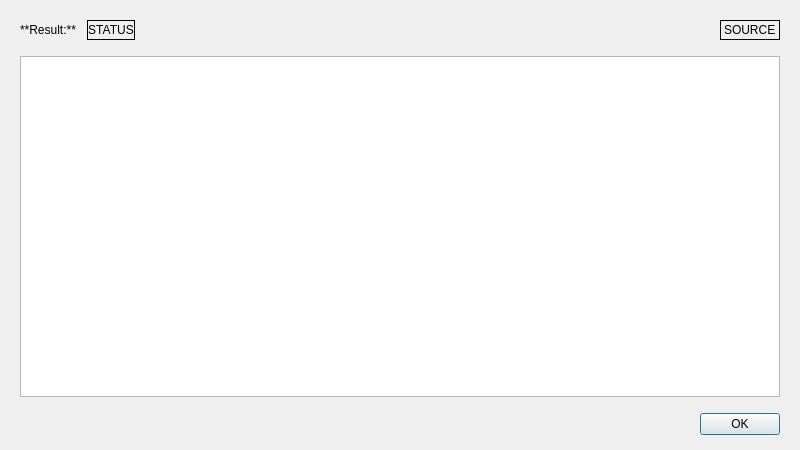
<?xml version="1.0" encoding="UTF-8"?>
<ui version="4.0">
 <class>Dialog</class>
 <widget class="QDialog" name="Dialog">
  <property name="geometry">
   <rect>
    <x>0</x>
    <y>0</y>
    <width>800</width>
    <height>450</height>
   </rect>
  </property>
  <property name="windowTitle">
   <string>Self-Test Result</string>
  </property>
  <layout class="QVBoxLayout" name="verticalLayout_1">
   <property name="leftMargin">
    <number>20</number>
   </property>
   <property name="topMargin">
    <number>20</number>
   </property>
   <property name="rightMargin">
    <number>20</number>
   </property>
   <property name="bottomMargin">
    <number>15</number>
   </property>
   <item>
    <layout class="QHBoxLayout" name="resultBox">
     <property name="bottomMargin">
      <number>0</number>
     </property>
     <item>
      <widget class="QLabel" name="resultLabel">
       <property name="text">
        <string>**Result:**</string>
       </property>
       <property name="textFormat">
        <enum>Qt::TextFormat::MarkdownText</enum>
       </property>
      </widget>
     </item>
     <item>
      <spacer name="horizontalSpacer_1">
       <property name="orientation">
        <enum>Qt::Orientation::Horizontal</enum>
       </property>
       <property name="sizeType">
        <enum>QSizePolicy::Policy::Fixed</enum>
       </property>
       <property name="sizeHint" stdset="0">
        <size>
         <width>5</width>
         <height>20</height>
        </size>
       </property>
      </spacer>
     </item>
     <item>
      <widget class="QLabel" name="resultStatusLabel">
       <property name="sizePolicy">
        <sizepolicy hsizetype="Preferred" vsizetype="Preferred">
         <horstretch>0</horstretch>
         <verstretch>0</verstretch>
        </sizepolicy>
       </property>
       <property name="frameShape">
        <enum>QFrame::Shape::Box</enum>
       </property>
       <property name="text">
        <string>STATUS</string>
       </property>
       <property name="alignment">
        <set>Qt::AlignmentFlag::AlignCenter</set>
       </property>
       <property name="margin">
        <number>3</number>
       </property>
      </widget>
     </item>
     <item>
      <spacer name="horizontalSpacer_2">
       <property name="orientation">
        <enum>Qt::Orientation::Horizontal</enum>
       </property>
       <property name="sizeHint" stdset="0">
        <size>
         <width>40</width>
         <height>20</height>
        </size>
       </property>
      </spacer>
     </item>
     <item>
      <widget class="QLabel" name="sourceLabel">
       <property name="frameShape">
        <enum>QFrame::Shape::Box</enum>
       </property>
       <property name="text">
        <string>SOURCE</string>
       </property>
       <property name="margin">
        <number>3</number>
       </property>
      </widget>
     </item>
    </layout>
   </item>
   <item>
    <spacer name="verticalSpacer_1">
     <property name="orientation">
      <enum>Qt::Orientation::Vertical</enum>
     </property>
     <property name="sizeType">
      <enum>QSizePolicy::Policy::Fixed</enum>
     </property>
     <property name="sizeHint" stdset="0">
      <size>
       <width>20</width>
       <height>10</height>
      </size>
     </property>
    </spacer>
   </item>
   <item>
    <widget class="QTextBrowser" name="resultMessage">
     <property name="font">
      <font>
       <family>Liberation Mono</family>
       <pointsize>10</pointsize>
      </font>
     </property>
     <property name="focusPolicy">
      <enum>Qt::FocusPolicy::NoFocus</enum>
     </property>
    </widget>
   </item>
   <item>
    <spacer name="verticalSpacer_2">
     <property name="orientation">
      <enum>Qt::Orientation::Vertical</enum>
     </property>
     <property name="sizeType">
      <enum>QSizePolicy::Policy::Fixed</enum>
     </property>
     <property name="sizeHint" stdset="0">
      <size>
       <width>20</width>
       <height>10</height>
      </size>
     </property>
    </spacer>
   </item>
   <item>
    <widget class="QDialogButtonBox" name="buttonBox">
     <property name="focusPolicy">
      <enum>Qt::FocusPolicy::StrongFocus</enum>
     </property>
     <property name="orientation">
      <enum>Qt::Orientation::Horizontal</enum>
     </property>
     <property name="standardButtons">
      <set>QDialogButtonBox::StandardButton::Ok</set>
     </property>
    </widget>
   </item>
  </layout>
 </widget>
 <resources/>
 <connections>
  <connection>
   <sender>buttonBox</sender>
   <signal>accepted()</signal>
   <receiver>Dialog</receiver>
   <slot>accept()</slot>
   <hints>
    <hint type="sourcelabel">
     <x>248</x>
     <y>254</y>
    </hint>
    <hint type="destinationlabel">
     <x>157</x>
     <y>274</y>
    </hint>
   </hints>
  </connection>
 </connections>
</ui>
